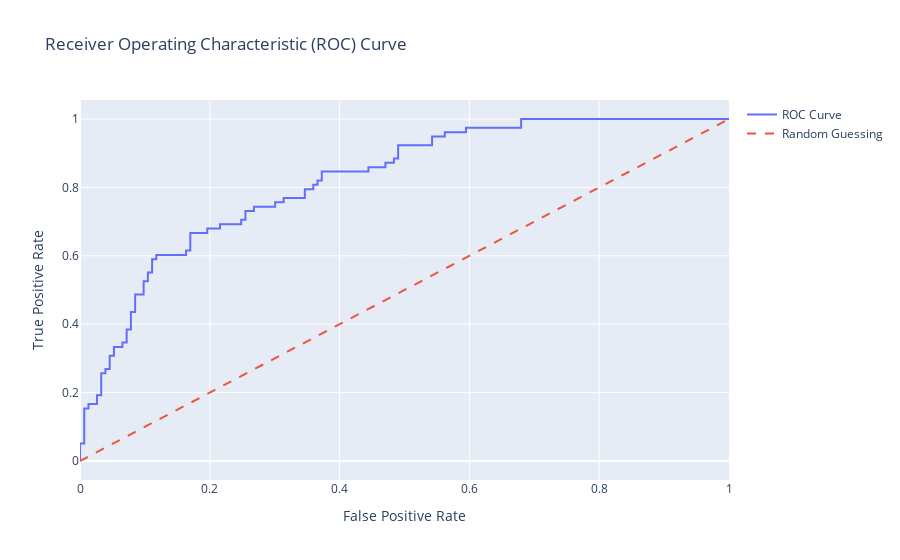

Write notebook code for a chart like this one.
### Code cell
naive_bayes(X_train, y_train, X_test, y_test)
